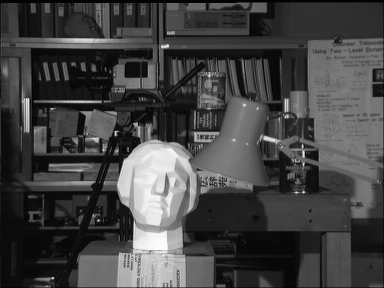
#> input picture data/raw/tsukuba_l.png, 384 x 288 px
$ python odometria_visual.py
#> lines starting #> are read from the running program, lines starting #| are printed output that depends on the picture
#Estimamos la matriz esencial usando RANSAC

from pathlib import Path
import cv2
import numpy as np

#Rutas del proyecto
BASE_PRO = Path(__file__).resolve().parent.parent.parent
IMG1_RUTA = BASE_PRO / "data" / "raw" / "tsukuba_l.png"
IMG2_RUTA = BASE_PRO / "data" / "raw" / "tsukuba_r.png"
N_FEATURES = 2000

def cargar_imagenes(ruta1, ruta2):
    img1 = cv2.imread(str(ruta1))
    img2 = cv2.imread(str(ruta2))
    if img1 is None or img2 is None:
        raise RuntimeError("No se pudieron cargar las imagenes")
    return img1, img2

def emparejar(img1, img2, n_features=N_FEATURES, ratio=0.75):
    gris1 = cv2.cvtColor(img1, cv2.COLOR_BGR2GRAY)
    gris2 = cv2.cvtColor(img2, cv2.COLOR_BGR2GRAY)

    orb = cv2.ORB_create(nfeatures=n_features)
    kp1, des1 = orb.detectAndCompute(gris1, None)
    kp2, des2 = orb.detectAndCompute(gris2, None)

    print(f"Kps img1: {len(kp1)} | img2: {len(kp2)}")

    #Emparejamiento bruto
    bf_bruto = cv2.BFMatcher(cv2.NORM_HAMMING, crossCheck=True)
    matches_brutos = bf_bruto.match(des1, des2)

    #FLANN + KNN + ratio test
    indice = dict(algorithm=6, table_number=6, key_size=12, multi_probe_level=1)
    busqueda = dict(checks=50)
    flann = cv2.FlannBasedMatcher(indice, busqueda)
    knn_matches = flann.knnMatch(des1, des2, k=2)
    mejores = [m for m, n in knn_matches if m.distance < ratio * n.distance]

    print(f"Matches brutos: {len(matches_brutos)} | filtrados: {len(mejores)}")
    return kp1, kp2, des1, des2, gris1, matches_brutos, mejores


def estimar_pose(kp1, kp2, mejores, gris1, ransac_th=2.0):
    h, w = gris1.shape
    focal = 0.8 * w
    cx, cy = w / 2, h / 2

    K = np.array([
        [focal,     0, cx],
        [    0, focal, cy],
        [    0,     0,  1]
    ], dtype=np.float64)

    pts1 = np.float32([kp1[m.queryIdx].pt for m in mejores])
    pts2 = np.float32([kp2[m.trainIdx].pt for m in mejores])

    E, mask = cv2.findEssentialMat(pts1, pts2, K,
                                    method=cv2.RANSAC,
                                    prob=0.999,
                                    threshold=ransac_th)

    inliers = int(mask.sum())
    print(f"Inliers RANSAC: {inliers} / {len(mask)}")

    pts1_in = pts1[mask.ravel() == 1]
    pts2_in = pts2[mask.ravel() == 1]

    _, R, t, _ = cv2.recoverPose(E, pts1_in, pts2_in, K)

    print(f"\nR:\n{R}")
    print(f"\nt:\n{t}")

    return R, t, mask, K

def mostrar_matches(img1, img2, kp1, kp2, brutos, mejores, mask):
    vis_brutos = cv2.drawMatches(img1, kp1, img2, kp2, brutos, None,
                                  flags=cv2.DrawMatchesFlags_NOT_DRAW_SINGLE_POINTS)
    vis_filtrados = cv2.drawMatches(img1, kp1, img2, kp2, mejores, None,
                                     flags=cv2.DrawMatchesFlags_NOT_DRAW_SINGLE_POINTS)

    #Solo los inliers tras RANSAC
    inliers = [mejores[i] for i in range(len(mejores)) if mask[i] == 1]
    inliers = sorted(inliers, key=lambda m: m.distance)
    vis_inliers = cv2.drawMatches(img1, kp1, img2, kp2, inliers, None,
                                   flags=cv2.DrawMatchesFlags_NOT_DRAW_SINGLE_POINTS)

    cv2.namedWindow("Brutos", cv2.WINDOW_NORMAL)
    cv2.namedWindow("Filtrados", cv2.WINDOW_NORMAL)
    cv2.namedWindow("Inliers", cv2.WINDOW_NORMAL)
    cv2.imshow("Brutos", vis_brutos)
    cv2.imshow("Filtrados", vis_filtrados)
    cv2.imshow("Inliers", vis_inliers)
    cv2.waitKey(0)
    cv2.destroyAllWindows()

def main():
    img1, img2 = cargar_imagenes(IMG1_RUTA, IMG2_RUTA)
#> in cargar_imagenes, img1 is the input picture: shape (288, 384, 3); min 0, max 252, mean 67.6
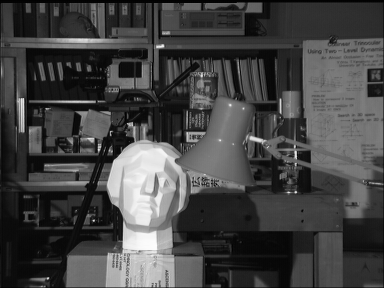
#> input picture data/raw/tsukuba_r.png, 384 x 288 px
#> in cargar_imagenes, img2 is the input picture: shape (288, 384, 3); min 0, max 253, mean 68
    kp1, kp2, des1, des2, gris1, brutos, mejores = emparejar(img1, img2)
#> in emparejar, `kp1, des1 = orb.detectAndCompute(gris1, None)`: kp1 = 1788 keypoints; strongest (x, y, size): (117, 131, 31), (115, 134, 31), (167, 46, 31), (113, 134, 31)
#> in emparejar, `kp2, des2 = orb.detectAndCompute(gris2, None)`: kp2 = 1797 keypoints; strongest (x, y, size): (162, 46, 31), (131, 123, 31), (129, 123, 31), (91, 140, 37.2)
#| Kps img1: 1788 | img2: 1797
#> in emparejar, `matches_brutos = bf_bruto.match(des1, des2)`: matches_brutos = 1103 matches
#> in emparejar, `knn_matches = flann.knnMatch(des1, des2, k=2)`: knn_matches = 1788 matches
#> in emparejar, `mejores = [m for m, n in knn_matches if m.distance < ratio * n.distance]`: mejores = 858 matches
#| Matches brutos: 1103 | filtrados: 858
#> brutos = 1103 matches; mejores = 858 matches
    R, t, mask, K = estimar_pose(kp1, kp2, mejores, gris1)
#> in estimar_pose, `pts1 = np.float32([kp1[m.queryIdx].pt for m in mejores])`: pts1 = 858 pairs, first value 36 to 342, second value 33 to 256
#> in estimar_pose, `pts2 = np.float32([kp2[m.trainIdx].pt for m in mejores])`: pts2 = 858 pairs, first value 31 to 337.2, second value 33 to 256
#> in estimar_pose, `E, mask = cv2.findEssentialMat(pts1, pts2, K, method=cv2.RANSAC, prob=..`: E = [[1.48e-14, -3.39e-13, 1.2e-13], [3e-13, -1.35e-14, -0.707], [-1.14e-13, 0.707, 3.93e-15]]; mask = 858 values, max 1 at index 0, min 0 at index 63, mean 0.97
#> in estimar_pose, `inliers = int(mask.sum())`: inliers = 832
#| Inliers RANSAC: 832 / 858
#> in estimar_pose, `pts1_in = pts1[mask.ravel() == 1]`: pts1_in = 832 pairs, first value 36 to 342, second value 33 to 256
#> in estimar_pose, `pts2_in = pts2[mask.ravel() == 1]`: pts2_in = 832 pairs, first value 31 to 337.2, second value 33 to 256
#> in estimar_pose, `_, R, t, _ = cv2.recoverPose(E, pts1_in, pts2_in, K)`: R = [[1, -7.95e-15, -5.56e-14], [5.65e-15, 1, -6.77e-15], [5.52e-14, 6.77e-15, 1]]; t = [-1, -1.67e-13, -4.79e-13]
#| R:
#| [[ 1.00000000e+00 -7.94875578e-15 -5.56412904e-14]
#|  [ 5.65493771e-15  1.00000000e+00 -6.77236045e-15]
#|  [ 5.52297339e-14  6.77236045e-15  1.00000000e+00]]
#| t:
#| [[-1.00000000e+00]
#|  [-1.66855705e-13]
#|  [-4.79284499e-13]]
#> t = [-1, -1.67e-13, -4.79e-13]; K = [[307.2, 0, 192], [0, 307.2, 144], [0, 0, 1]]
    mostrar_matches(img1, img2, kp1, kp2, brutos, mejores, mask)
#> in mostrar_matches, `vis_brutos = cv2.drawMatches(img1, kp1, img2, kp2, brutos, None, flags..`:
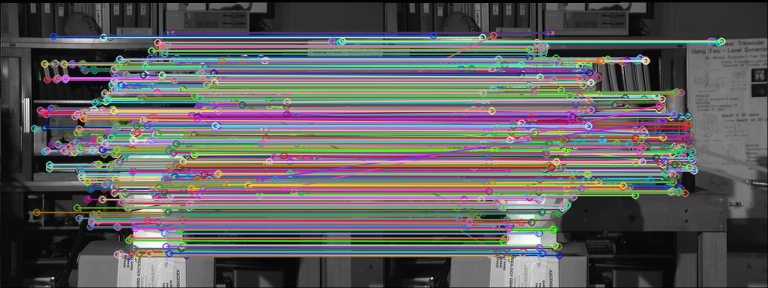
#> vis_brutos: shape (288, 768, 3); mean B, G, R 95, 94.7, 96
#> in mostrar_matches, `vis_filtrados = cv2.drawMatches(img1, kp1, img2, kp2, mejores, None, f..`:
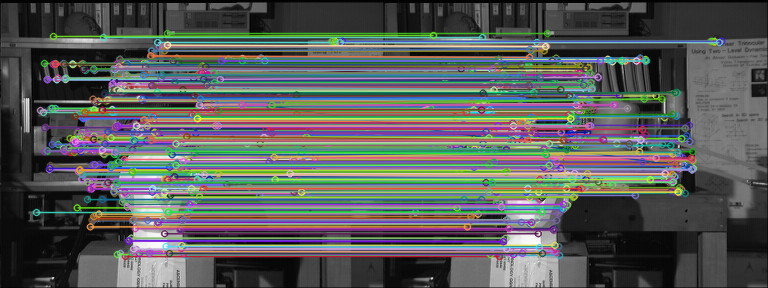
#> vis_filtrados: shape (288, 768, 3); mean B, G, R 90.4, 92.2, 89.4
#> in mostrar_matches, `inliers = [mejores[i] for i in range(len(mejores)) if mask[i] == 1]`: inliers = 832 matches
#> in mostrar_matches, `vis_inliers = cv2.drawMatches(img1, kp1, img2, kp2, inliers, None, fla..`:
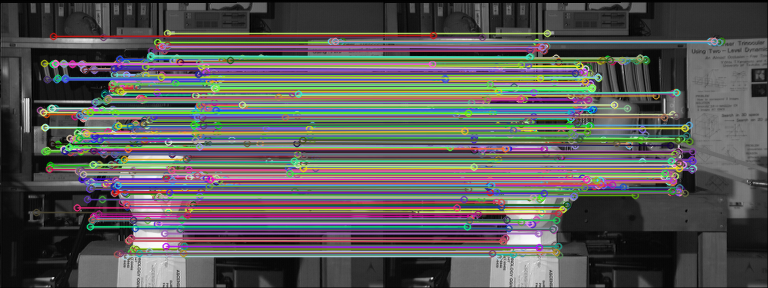
#> vis_inliers: shape (288, 768, 3); mean B, G, R 87.8, 90.2, 90.3

if __name__ == "__main__":
    main()
